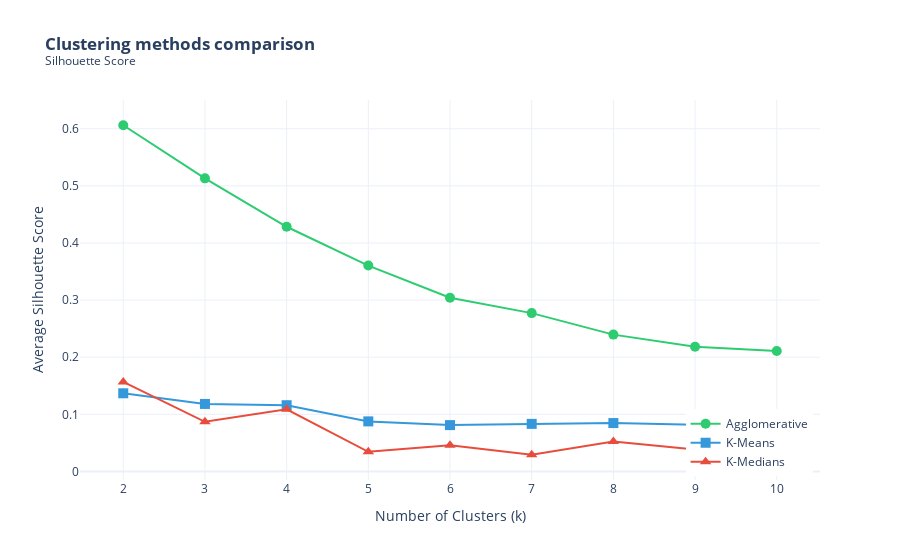

The code cell stored with this chart in its notebook:
### Code cell
plot_clustering_comparison(res)

### Figure 1 — Plotly figure (JSON) as saved in the notebook; plotly's stock layout.template omitted (floating-point values rounded to 4 significant figures)
{"data": [{"line": {"color": "#2ecc71", "width": 2}, "marker": {"size": 10, "symbol": "circle"}, "mode": "lines+markers", "name": "Agglomerative", "type": "scatter", "x": [2, 3, 4, 5, 6, 7, 8, 9, 10], "y": [0.6062, 0.5132, 0.4284, 0.3604, 0.304, 0.2772, 0.2395, 0.2183, 0.211]}, {"line": {"color": "#3498db", "width": 2}, "marker": {"size": 10, "symbol": "square"}, "mode": "lines+markers", "name": "K-Means", "type": "scatter", "x": [2, 3, 4, 5, 6, 7, 8, 9, 10], "y": [0.1368, 0.1182, 0.1159, 0.08759, 0.08108, 0.08326, 0.08466, 0.08159, 0.07949]}, {"line": {"color": "#e74c3c", "width": 2}, "marker": {"size": 10, "symbol": "triangle-up"}, "mode": "lines+markers", "name": "K-Medians", "type": "scatter", "x": [2, 3, 4, 5, 6, 7, 8, 9, 10], "y": [0.1567, 0.08686, 0.1088, 0.03427, 0.04561, 0.02917, 0.05217, 0.03822, 0.05319]}], "layout": {"hovermode": "x unified", "legend": {"x": 0.99, "xanchor": "right", "y": 0.01, "yanchor": "bottom"}, "title": {"text": "<b>Clustering methods comparison</b><br><sup>Silhouette Score</sup>"}, "xaxis": {"title": {"text": "Number of Clusters (k)"}}, "yaxis": {"title": {"text": "Average Silhouette Score"}}}}
